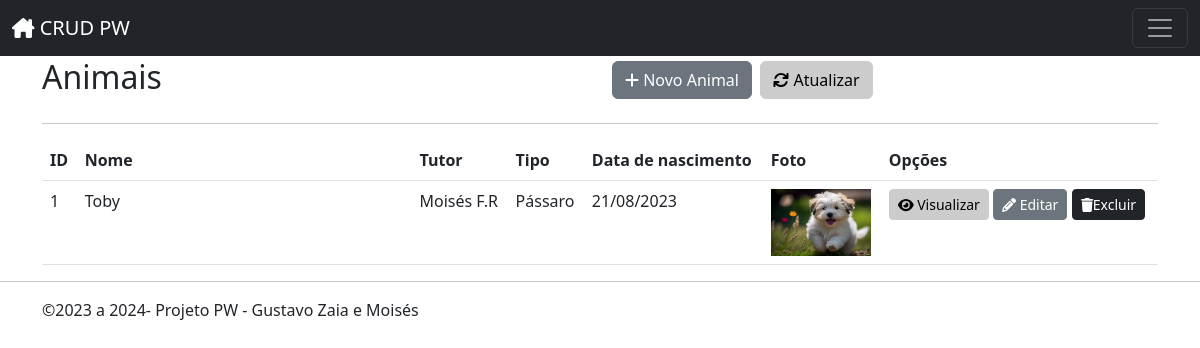
The page /animais/index.php on the database its author committed.
### tables this page shows
CREATE TABLE `animal` (
  `id` int(11) NOT NULL,
  `nome` varchar(50) DEFAULT NULL,
  `tutor` varchar(50) DEFAULT NULL,
  `tipo` varchar(25) DEFAULT NULL,
  `dataNasc` date DEFAULT NULL,
  `foto` varchar(69) DEFAULT NULL
);

### inc/database.php (called while the page is built, shortened)
<?php
function open_database()
{
	$servername = "localhost";
	$username = "root";
	$password = "";
	try {
		$conn = new PDO("mysql:host=$servername;dbname=wda_crud", $username, $password);
		$conn->setAttribute(PDO::ATTR_ERRMODE, PDO::ERRMODE_EXCEPTION);
		return $conn;
	} catch (Exception $e) {
		echo $e->getMessage();
		return null;
	}
}
function find($table = null, $id = null)
{
	try {
		$database = open_database();
		$found = null;
		if ($id) {
			$stmt = $database->prepare("SELECT * FROM " . $table . " WHERE id = ?");
			$stmt->bindParam(1, $id);
			$stmt->execute();
			if($stmt->rowCount() > 0) {
				$found = $stmt->fetch(PDO::FETCH_ASSOC);
			}
		} else {
			$stmt = $database->prepare("SELECT * FROM " . $table);
			$stmt->execute();
			if ($stmt->rowCount() > 0) {
				$found = $stmt->fetchAll(PDO::FETCH_ASSOC);
			}
		}
	} catch (Exception $e) {
		$_SESSION['message'] = $e->GetMessage();
		$_SESSION['type'] = 'danger';
	}
	return $found;
}
function find_all($table)
{
	return find($table);
}
function formatadata($date, $formato)
{
	$dt = new Datetime($date, new DatetimeZone("America/Sao_Paulo"));
	return $dt->format($formato);
}

### animais/functions.php (called while the page is built, shortened)
<?php
    function index() {
        $animals = find_all("animal");
    }
?>

### animais/index.php (the view, shortened to what this page needs)
<?php
include('functions.php');
index();
?>
<header class="mt-2">
    <div class="row">
        <div class="col-sm-6">
            <h2>Animais</h2>
        </div>
        <div class="col-sm-6 text-right h2">
            <a class="btn btn-secondary" href="add.php"><i class="fa-solid fa-plus"></i> Novo Animal</a>
            <a class="btn btn-light" href="index.php"><i class="fa-solid fa-refresh"></i> Atualizar</a>
        </div>
    </div>
</header>
<hr>
<table class="table table-hover">
    <thead>
        <tr>
            <th>ID</th>
            <th width="30%">Nome</th>
            <th>Tutor</th>
            <th>Tipo</th>
            <th>Data de nascimento</th>
            <th>Foto</th>
            <th>Opções</th>
        </tr>
    </thead>
    <tbody>
        <?php if ($animals) : ?>
            <?php foreach ($animals as $animal) :
                ?>
                <tr>
                    <td><?php echo $animal['id']; ?></td>
                    <td><?php echo $animal['nome']; ?></td>
                    <td><?php echo $animal['tutor']; ?></td>
                    <td><?php echo $animal['tipo']; ?></td>
                    <td><?php echo formatadata($animal['dataNasc'], "d/m/Y"); ?></td>
                    <td><?php
                        if($animal['foto']){
                            echo '<img width="100px" src="fotos/'. $animal['foto'] .'"';
                        }else{
                            echo '<img width="100px" src="fotos/sem_imagem.jpg"';
                        }
                    ?></td>
                    <td class="actions text-start">
                        <a href="view.php?id=<?php echo $animal['id']; ?>" class="btn btn-sm btn-light"><i class="fa fa-eye"></i> Visualizar</a>
                        <a href="edit.php?id=<?php echo $animal['id']; ?>" class="btn btn-sm btn-secondary"><i class="fa fa-pencil"></i> Editar</a>
                        <button type="button" class="btn btn-sm btn-dark" data-bs-toggle="modal"
                        data-bs-custumer="<?php echo $animal['id'];?>" data-bs-target="#exampleModal">
                             <i class="fa fa-trash"></i>Excluir
                        </button>
                    </td>
                </tr>
            <?php endforeach; ?>
        <?php else : ?>
            <tr>
                <td colspan="6">Nenhum registro encontrado.</td>
            </tr>
        <?php endif; ?>
    </tbody>
</table>

### inc/header.php (style rules this page uses)
body { padding-top: 50px; padding-bottom: 20px; }
.btn-light { background-color: #cccccc; border-color: #cccccc; }
header, #actions { margin-top: 10px; }

### rows shown on the page
animal: id "1", nome "Toby", tutor "Moisés F.R", tipo "Pássaro", dataNasc "21/08/2023", foto (picture)

### other values the page prints
$hoje->format("Y") "2024"
